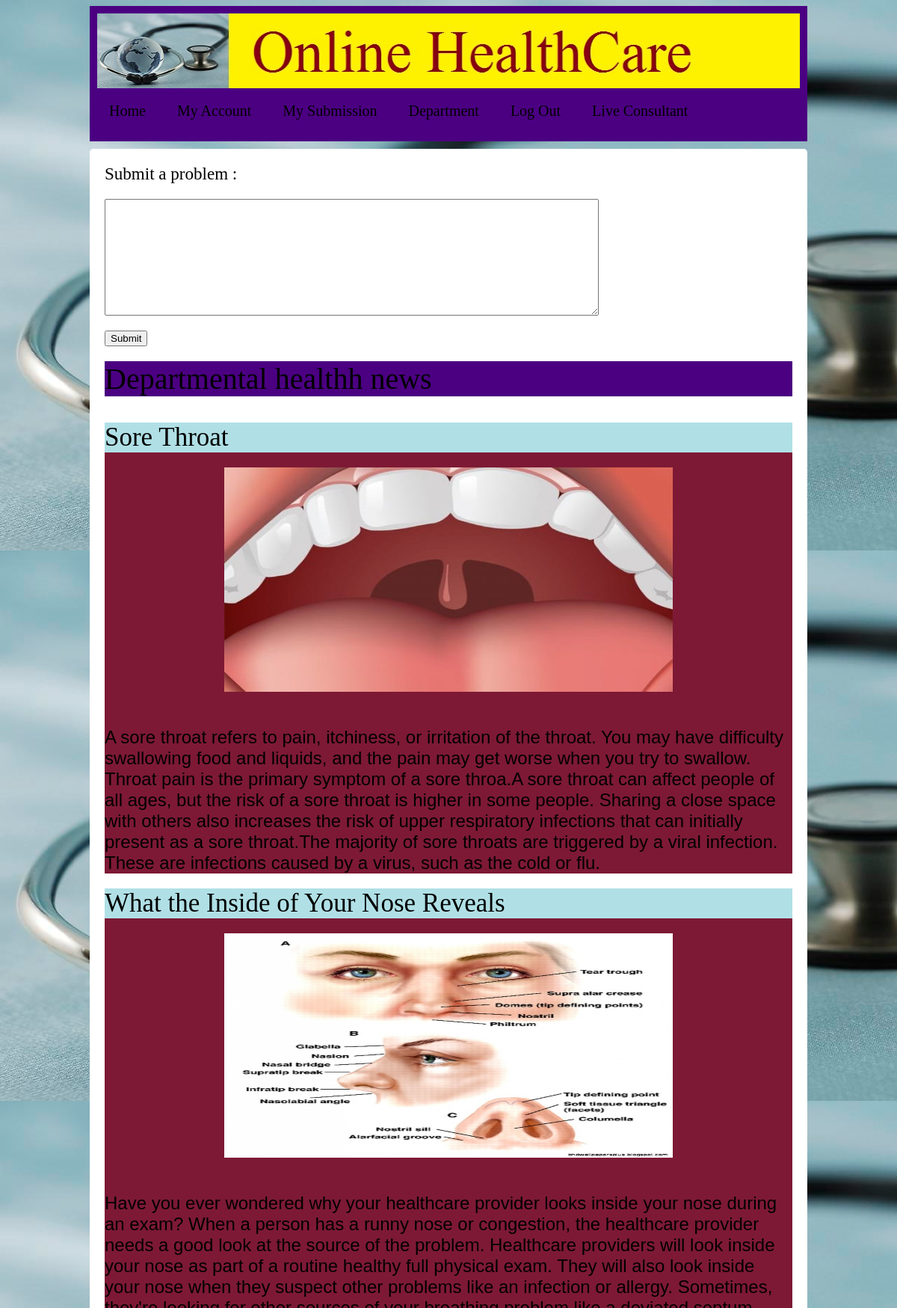
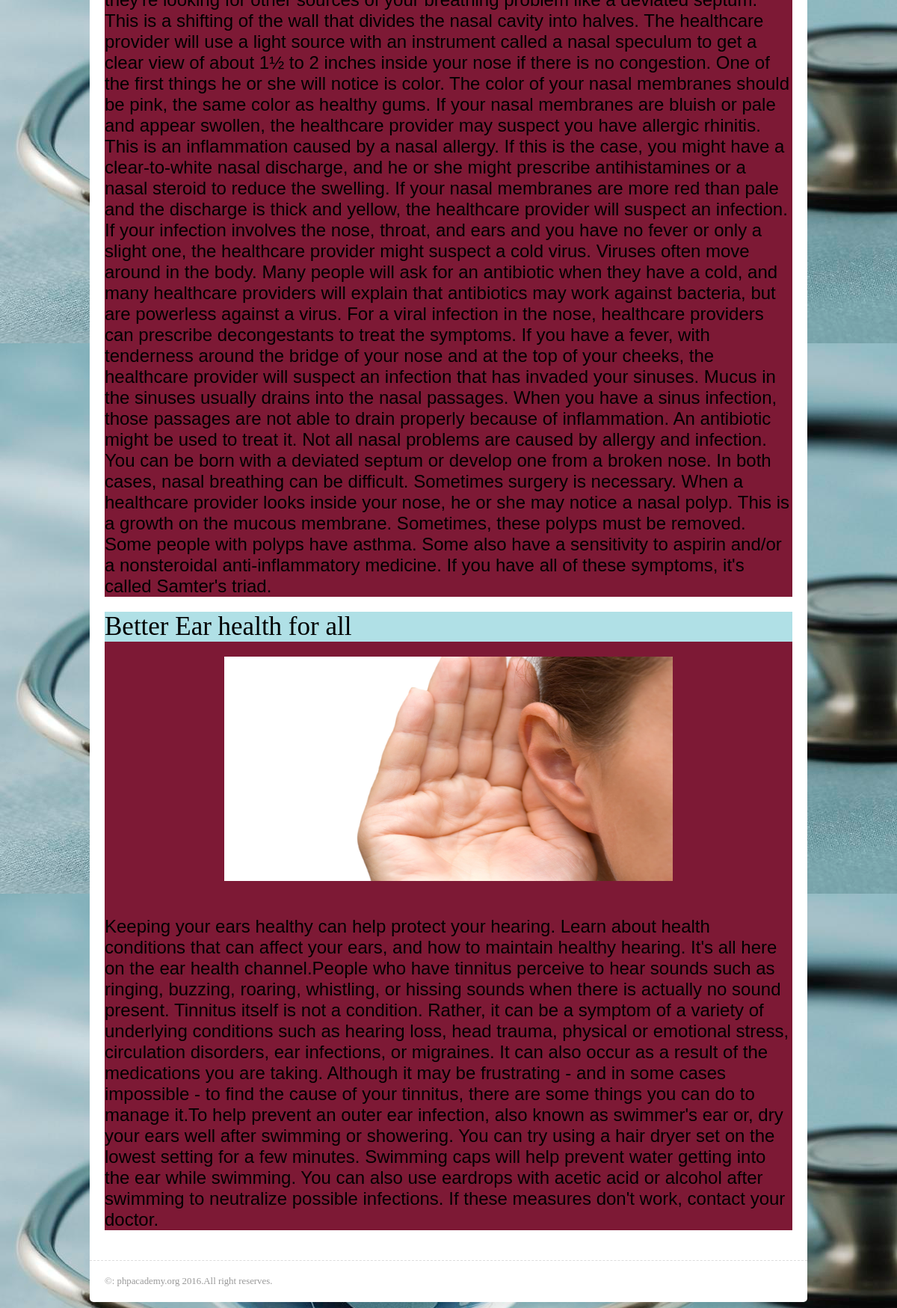
Screenshot of /dept_file/depts/index.php with the database file from the repository (2 pictures, top to bottom).
### tables this page shows
CREATE TABLE IF NOT EXISTS `blog` (
  `deid` int(11) NOT NULL,
  `post` varchar(10000) NOT NULL,
  `Heading` varchar(1222) NOT NULL,
  `image` varchar(100) NOT NULL
);

### dept_file/depts/index.php (the view, shortened to what this page needs)
<!doctype <!DOCTYPE html>
<html>
<head>
	<link rel = "stylesheet" href="../screenu.css">
</head>
<body>
	<header>
		<a href="/index.html"><img src="head.jpg" alt="logo" height="100" width="940" /></a>
		<nav>
			<ul>
				<li><a href="../../index.php">Home</a></li>
				<li><a href="../../macc.php">My Account</a></li>
				<li><a href="../../submission.php">My Submission</a></li>
				<li><a href="../u_dept.php">Department</a></li>
				<li><a href="../../logout.php">Log Out</a></li>
				<li><a href="LiCo.php">Live Consultant</a></li>
			</ul>
		</nav>
	</header>
	<div id="container">
		<form action="" method="post">
			<h1>Submit a problem : <h1>
			<p><textarea name="prob" cols="80" rows="10"></textarea></p>
			<input type="Submit" name="Submit"><br>
		</form>
		<H1 style="font-size:40;background:indigo;">Departmental healthh news</H1><br>
		<?php
		$qt="select image,heading,post from blog where deid=1";
	    $dat=mysql_query($qt);
		while($rw=mysql_fetch_array($dat)){
			echo "<div class='' style='background-color:#7D1935;'>";
			echo "<h1 style='background-color: powderblue;font-size:35'>".$rw['heading']."<h1>";
			echo "<p style='text-align:center;'><img src='../../".$rw['image']."' alt='Mountain View' style='width:600px;height:300px;'></p><br>";
			echo "<font size='5' color='black' face='Arial'>".$rw['post'].'</font><br>';
			echo '</div>';
	}
		?>
	</div>
	<footer>
		&copy: phpacademy.org 2016.All right reserves.
	</footer>
</body>
</html>

### dept_file/screenu.css (style rules this page uses)
ul { list-style-type: none; margin: 0; padding: 0; overflow: hidden; font-size: 20px; }
li a { display: block; color: white; text-align: center; padding: 14px 16px; text-decoration: none; }
li { float: left; }
h1, h2 { padding: 0; margin: 0 0 20px 0; font-weight: normal; }
p { padding: 0; margin: 0 0 20px 0; }
a:link, a:visited { text-decoration: none; color: #000; }
ul li { padding: 5px 0; }
h1 { font-size: 1.8em; }
body { background-image: url("globecare.jpg"); font-family: Ariel; font-size: 0.8em; }
#container, footer { background: #fff; width: 920px; margin: 0 auto; padding: 20px; }
header { width: 940px; padding: 10px; background-color: indigo; margin: 0 auto 10px auto; }
#container { min-height: 500px; border-radius: 5px 5px 0 0; }
footer { border-radius: 0 0 5px 5px; }
nav { float:left; }
nav ul { margin: 0; }
nav ul li { display: inline; margin-right: 10px; }
footer { border-top: 1px dashed #ddd; color: #999; }

### rows the page displays
blog: Heading "Sore Throat", image (picture), post "A sore throat refers to pain, itchiness, or irritation of the throat. You may have difficulty swallowing food and liquids, and the pain may get worse when you try to swallow. Throat pain is the primary symptom of a sore throa.A sore throat can affect people of all ages, but the risk of a sore throat is higher in some people. Sharing a close space with others also increases the risk of upper respiratory infections that can initially present as a sore throat.The majority of sore throats are triggered by a viral infection. These are infections caused by a virus, such as the cold or flu."
blog: Heading "What the Inside of Your Nose Reveals", image (picture), post "Have you ever wondered why your healthcare provider looks inside your nose during an exam? When a person has a runny nose or congestion, the healthcare provider needs a good look at the source of the problem. Healthcare providers will look inside your nose as part of a routine healthy full physical exam. They will also look inside your nose when they suspect other problems like an infection or allergy. Sometimes, they're looking for other sources of your breathing problem like a deviated septum. This is a shifting of the wall that divides the nasal cavity into halves. The healthcare provider will use a light source with an instrument called a nasal speculum to get a clear view of about 1½…"
blog: Heading "Better Ear health for all", image (picture), post "Keeping your ears healthy can help protect your hearing. Learn about health conditions that can affect your ears, and how to maintain healthy hearing. It's all here on the ear health channel.People who have tinnitus perceive to hear sounds such as ringing, buzzing, roaring, whistling, or hissing sounds when there is actually no sound present. Tinnitus itself is not a condition. Rather, it can be a symptom of a variety of underlying conditions such as hearing loss, head trauma, physical or emotional stress, circulation disorders, ear infections, or migraines. It can also occur as a result of the medications you are taking. Although it may be frustrating - and in some cases impossible - to…"
